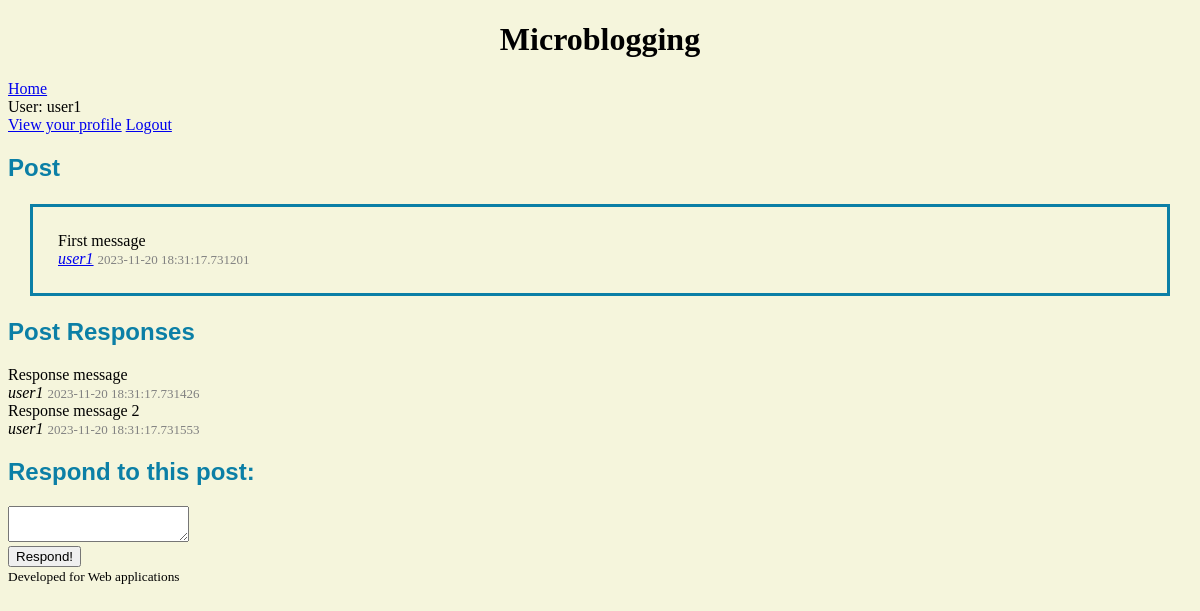
The app's page /post/1 (signed in) with its own data.
### Reference Material/model.py (models this page shows)
class User(flask_login.UserMixin, db.Model):
    id = db.Column(db.Integer, primary_key=True)
    email = db.Column(db.String(128), unique=True, nullable=False)
    name = db.Column(db.String(64), nullable=False)
    password = db.Column(db.String(100), nullable=False)
    messages = db.relationship('Message', back_populates='user')
    following = db.relationship(
        "User",
        secondary=FollowingAssociation.__table__,
        primaryjoin=FollowingAssociation.follower_id == id,
        secondaryjoin=FollowingAssociation.followed_id == id,
        back_populates="followers",
    )
    followers = db.relationship(
        "User",
        secondary=FollowingAssociation.__table__,
        primaryjoin=FollowingAssociation.followed_id == id,
        secondaryjoin=FollowingAssociation.follower_id == id,
        back_populates="following",
    )

class Message(db.Model):
    id = db.Column(db.Integer, primary_key=True)
    user_id = db.Column(db.Integer, db.ForeignKey('user.id'), nullable=False)
    user = db.relationship('User', back_populates='messages')
    text = db.Column(db.String(512), nullable=False)
    timestamp = db.Column(db.DateTime(), nullable=False)
    response_to_id = db.Column(db.Integer, db.ForeignKey('message.id'))
    response_to = db.relationship('Message', back_populates='responses', remote_side=[id])
    responses = db.relationship('Message', back_populates='response_to', remote_side=[response_to_id])

### Reference Material/main.py (the view)
@bp.route("/post/<int:message_id>")
@flask_login.login_required
def post(message_id):
    message = db.session.get(model.Message, message_id)
    if not message:
        abort(404, "Post id {} doesn't exist.".format(message_id))
    if message.response_to != None:
        abort(403, "Post id {} is a message response.".format(message_id))
    return render_template("main/post.html", post=message)

### Reference Material/__init__.py (called while the page is built)
def create_app(test_config=None):
    app = Flask(__name__)
    app.config["SECRET_KEY"] = "93220d9b340cf9a6c39bac99cce7daf220167498f91fa"
    from . import main
    from . import auth
    app.config["SQLALCHEMY_DATABASE_URI"] = "sqlite:///microblog.db"
    db.init_app(app)
    login_manager = LoginManager()
    login_manager.login_view = 'auth.login'
    login_manager.init_app(app)
    from . import model
    @login_manager.user_loader
    def load_user(user_id):
        return db.session.get(model.User, int(user_id))
    app.register_blueprint(main.bp)
    app.register_blueprint(auth.bp)
    return app

### Reference Material/templates/main/post.html (shortened to what this page needs)
{% extends 'base.html' %}
{% block content %}
    <section>
        <h2>Post</h2>
        {% include 'post_template.html' %}
    </section>
    <section>
        <h2>Post Responses</h2>
        {% for response in post.responses %}
            <div class="text">{{ response.text}}</div>
            <span class="author">{{ response.user.name }}</span>
            <span class="date">{{ response.timestamp }}</span>
        {% endfor %}
    </section>
    <section>
        <h2>Respond to this post:</h2>
        <form action="{{ url_for('main.new_post') }}" method="post">
            <textarea name="text"></textarea>
            <div><input type="submit" value="Respond!"/></div>
        </form>
    </section>
{% endblock %}

### Reference Material/templates/base.html (shortened to what this page needs)
<!DOCTYPE html>
<html>
    <head>
        <link rel="stylesheet"
              href="{{ url_for('static', filename='microblog.css') }}">
    </head>
    <body>
        <header>
            <h1>Microblogging</h1>
            <a href="{{ url_for('main.index') }}">Home</a>
            {% if current_user.is_authenticated: %}
                <div>User: {{current_user.name}}</div>
                <a href="{{ url_for('main.userProfile', user_id=current_user.id) }}">View your profile</a>
                <a href="{{ url_for('auth.log_out') }}">Logout</a>
            {% endif %}
        </header>
        <section class="content">
            {% block content %}{% endblock %}
        </section>
        <footer><small>Developed for Web applications</small></footer>
    </body>
</html>

### Reference Material/templates/post_template.html
<div class="message">
    <div class="text">{{ post.text}}</div>
    <div class="metadata">
        <span class="author">
            <a href="{{ url_for('main.userProfile', user_id=post.user.id) }}">{{ post.user.name }}</a>
        </span>
        <span class="date">{{ post.timestamp }}</span>
    </div>
</div>

### Reference Material/static/microblog.css (style rules this page uses)
body { background-color: beige; text-align: left; }
h1 { text-align: center; }
h2, strong { color: rgb(11, 127, 166); font-family: Arial, Helvetica, sans-serif; text-align: left; }
.author { font-style: italic; }
.date { text-align: right; color: gray; font-size: small; }
.message { outline-style: solid; outline-color: rgb(11, 127, 166); padding: 25px; margin: 25px; }

### records on screen
User: name "user1", user.name "user1"
Message: text "First message", timestamp "2023-11-20 18:31:17.731201"
Message: text "Response message", user.name "user1", timestamp "2023-11-20 18:31:17.731426"
Message: text "Response message 2", user.name "user1", timestamp "2023-11-20 18:31:17.731553"
